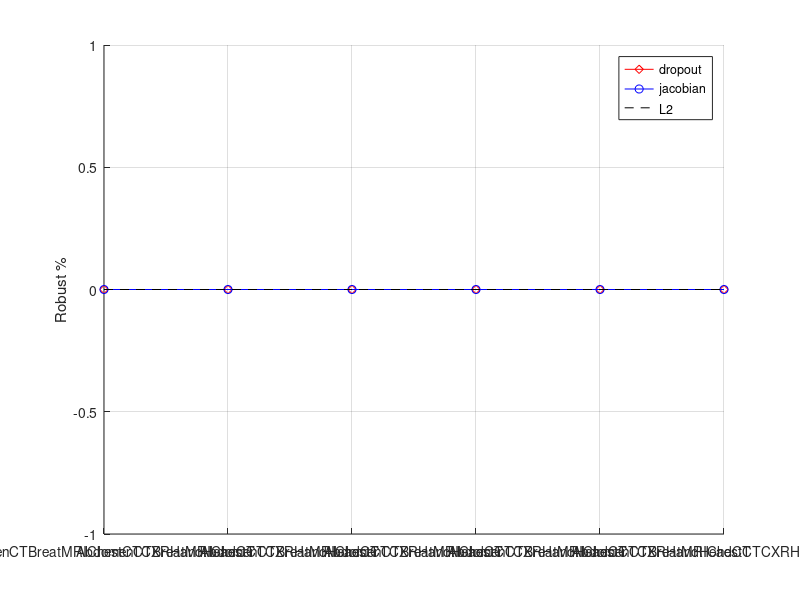
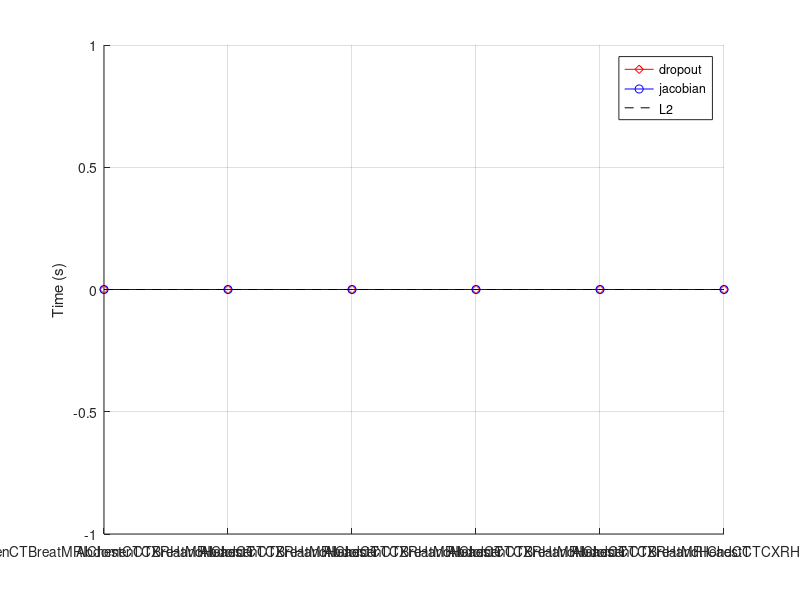
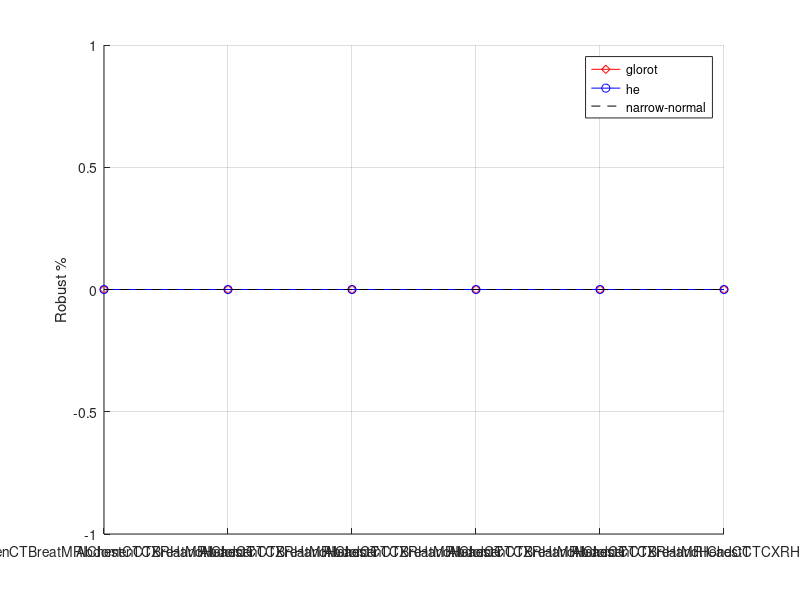
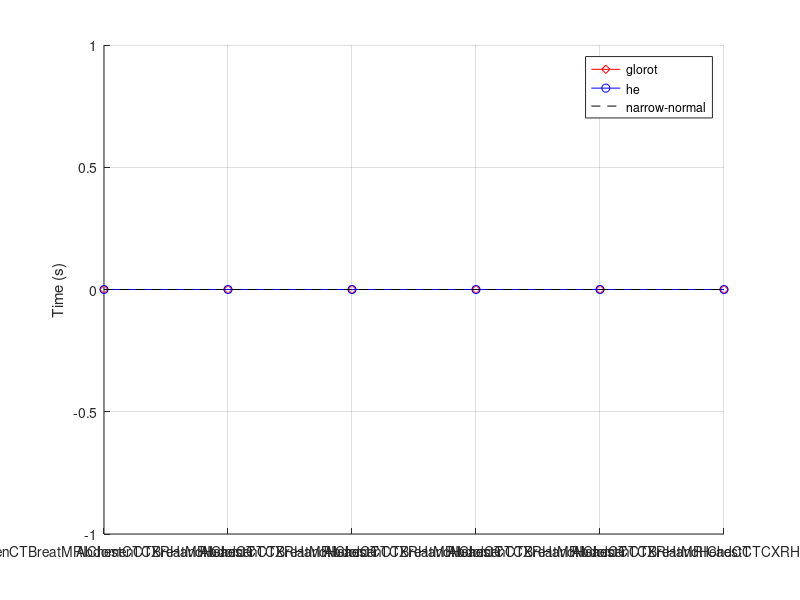

The MATLAB source for these figures, in order:
%% Process results
results_folder = dir('results');

% N = 45;

% first load all results
N = length(results_folder)-2;
allRes = cell(N,2);

for i=3:N+2
    ind_res = load(['results', filesep, results_folder(i).name]);
    allRes{i-2,1} = ind_res.res;
    allRes{i-2,2} = results_folder(i).name;
end

%% Analysis per class

% res indexes per class
abdomen = 1:50;
breast  = 51:100;
chest   = 101:150;
cxr     = 151:200;
hand    = 201:250;
head    = 251:300;

classes = [abdomen; breast; chest; cxr; hand; head];
numClasses = 6;
classRes = zeros(numClasses,4);

% Process results per class
for c = 1:numClasses
    idxs = classes(c,:);
    Rob = 0; Unk = 0; Norob = 0; Avgtime = 0;
    for i=1:N
        [rob, unk, norob, time] = process_model_res(allRes{i,1}, idxs);
        Rob = Rob + rob; Unk = Unk + unk; 
        Norob = Norob + norob; Avgtime = Avgtime + time;
    end
    Avgtime = Avgtime/N;
    classRes(c,:) = [Rob, Unk, Norob, Avgtime];
end

%% Analysis per regularizer

regs = ["dropout", "jacobian", "l2"];
Nregs = length(regs);
regRes = zeros(Nregs,4); % dropout, jacobian, l2
idxs = 1:300; % all indexes for the rest of the results

for r = 1:Nregs
    Rob = 0; Unk = 0; Norob = 0; Avgtime = 0;
    count = 0;
    for i=1:N
        if contains(allRes{i,2}, regs(r))
            [rob, unk, norob, time] = process_model_res(allRes{i,1}, idxs);
            Rob = Rob + rob; Unk = Unk + unk; 
            Norob = Norob + norob; Avgtime = Avgtime + time;
            count = count + 1;
        end
    end
    Avgtime = Avgtime/count;
    regRes(r,:) = [Rob, Unk, Norob, Avgtime];
end

%% Analysis per initialization scheme

inits = ["glorot", "he", "narrow"]; 
Ninits = length(inits);
initRes = zeros(Ninits,4);
idxs = 1:300; % all indexes for the rest of the results

for r = 1:Ninits
    Rob = 0; Unk = 0; Norob = 0; Avgtime = 0;
    count = 0;
    for i=1:N
        if contains(allRes{i,2}, inits(r))
            [rob, unk, norob, time] = process_model_res(allRes{i,1}, idxs);
            Rob = Rob + rob; Unk = Unk + unk; 
            Norob = Norob + norob; Avgtime = Avgtime + time;
            count = count + 1;
        end
    end
    Avgtime = Avgtime/count;
    initRes(r,:) = [Rob, Unk, Norob, Avgtime];
end

%% Analysis per seed (0,1,2,3,4)

seeds = ["0", "1", "2", "3", "4"]; 
Nseeds = length(seeds);
seedRes = zeros(Nseeds,4);
idxs = 1:300; % all indexes for the rest of the results

for i=1:N
    loc_seed = mod(i,5);
    if loc_seed == 0
        loc_seed = 5;
    end
    [rob, unk, norob, time] = process_model_res(allRes{i,1}, idxs);
    seedRes(loc_seed, 1) = seedRes(loc_seed, 1)  + rob/2700; % 9 (3 init x 3 reg) * 300 (images) = 2700
    seedRes(loc_seed, 2) = seedRes(loc_seed, 2)  + unk/2700;
    seedRes(loc_seed, 3) = seedRes(loc_seed, 3)  + norob/2700;
    seedRes(loc_seed, 4) = seedRes(loc_seed, 4)  + time/9;
end


%% Analysis per reg, per init (3 x 3)

% Order:
% dropout (glorot -> he -> narrow) -> jacobian (glorot -> he -> narrow) -> L2 (glorot -> he -> narrow)

regInitRes = zeros(Ninits*Nregs,4);
idxs = 1:300; % all indexes for the rest of the results

for i=1:N
    combo = ceil(i/5);
    [rob, unk, norob, time] = process_model_res(allRes{i,1}, idxs);
    regInitRes(combo,1) = regInitRes(combo,1) + rob; % robust
    regInitRes(combo,2) = regInitRes(combo,2) + unk; % unknown
    regInitRes(combo,3) = regInitRes(combo,3) + norob; % not robust
    regInitRes(combo,4) = regInitRes(combo,4) + time; % computation time
end
regInitRes(:,4) = regInitRes(:,4)/5; % 5 = number of models per combo


%% Analysis per reg per class

% Order:
% dropout (1,2,3,4,5,6) -> jacobian (1,2,3,4,5,6) -> L2 (1,2,3,4,5,6)

regClassRes = zeros(numClasses*Nregs,4);

% Process results per class
for c = 1:numClasses
    idxs = classes(c,:);
    for i=1:N
        [rob, unk, norob, time] = process_model_res(allRes{i,1}, idxs);
        if contains(allRes{i,2}, "dropout")
            regClassRes(c,1) = regClassRes(c,1) + rob;
            regClassRes(c,2) = regClassRes(c,2) + unk;
            regClassRes(c,3) = regClassRes(c,3) + norob;
            regClassRes(c,4) = regClassRes(c,4) + time;
        elseif contains(allRes{i,2}, "jacobian")
            regClassRes(c+6,1) = regClassRes(c+6,1) + rob;
            regClassRes(c+6,2) = regClassRes(c+6,2) + unk;
            regClassRes(c+6,3) = regClassRes(c+6,3) + norob;
            regClassRes(c+6,4) = regClassRes(c+6,4) + time;
        else % L2
            regClassRes(c+12,1) = regClassRes(c+12,1) + rob;
            regClassRes(c+12,2) = regClassRes(c+12,2) + unk;
            regClassRes(c+12,3) = regClassRes(c+12,3) + norob;
            regClassRes(c+12,4) = regClassRes(c+12,4) + time;
        end
    end
end
regClassRes(:,4) = regClassRes(:,4)/15; % (5 models per init, so 15 models total)


%% Analysis per reg per init per class

regInitClassRes = zeros(numClasses*Nregs*Ninits,4);
% dropout (1 to 18)
% jacobian (19 to 36)
% l2 (37 to 54)

for i=1:N
    combo = floor((i-1)/5);
    for c = 1:numClasses
        idxs = classes(c,:);
        [rob, unk, norob, time] = process_model_res(allRes{i,1}, idxs);
        regInitClassRes(combo*6+c,1) = regInitClassRes(combo*6+c,1) + rob; % robust
        regInitClassRes(combo*6+c,2) = regInitClassRes(combo*6+c,2) + unk; % unknown
        regInitClassRes(combo*6+c,3) = regInitClassRes(combo*6+c,3) + norob; % not robust
        regInitClassRes(combo*6+c,4) = regInitClassRes(combo*6+c,4) + time; % computation time
    end
end
regInitClassRes(:,4) = regInitClassRes(:,4)/5; % 5 = number of models per combo

classNames = ["AbdomenCT", "BreatMRI", "ChestCT", "CXR", "Hand", "HeadCT"];


%% Visualize results


%% Compare regularization vs classes

dropout_class = regInitClassRes(1:6,:) + regInitClassRes(7:12,:) + regInitClassRes(13:18,:);
dropout_class(:,4) = dropout_class(:,4)/3; % compute average time
dropout_class(:,1:3) = dropout_class(:,1:3)/900; % total number of instances (plot as percentage)
jacobian_class = regInitClassRes(19:24,:) + regInitClassRes(25:30,:) + regInitClassRes(31:36,:);
jacobian_class(:,4) = jacobian_class(:,4)/3;
jacobian_class(:,1:3) = jacobian_class(:,1:3)/900; % total number of instances (plot as percentage)
l2_class= regInitClassRes(37:42,:) + regInitClassRes(43:48,:) + regInitClassRes(49:54,:);
l2_class(:,4) = l2_class(:,4)/3;
l2_class(:,1:3) = l2_class(:,1:3)/900; % total number of instances (plot as percentage)

% Create figure
figure;
grid;hold on;
plot(1:6, dropout_class(:,1),'r-d');
plot(1:6, jacobian_class(:,1),'b-o');
plot(1:6, l2_class(:,1),'k--');
set(gca, 'xtick', 1:6)
set(gca, 'xticklabel', classNames);
% set(gca, "YTick", 0.9:0.01:1);
% ylim([0.925, 1.005])
ylabel("Robust %");
legend('dropout','jacobian', 'L2', 'Location','best');
exportgraphics(gca, "plots/regRes_vs_class.pdf",'ContentType','vector');

% Create figure
figure;
grid;hold on;
plot(1:6, dropout_class(:,4),'r-d');
plot(1:6, jacobian_class(:,4),'b-o');
plot(1:6, l2_class(:,4),'k--');
set(gca, 'xtick', 1:6)
set(gca, 'xticklabel', classNames);
ylabel("Time (s)")
legend('dropout','jacobian', 'L2', 'Location','best');
exportgraphics(gca, "plots/regTime_vs_class.pdf",'ContentType','vector');


%% Compare initializers vs classes 

glorot_class = regInitClassRes(1:6,:) + regInitClassRes(19:24,:) + regInitClassRes(37:42,:);
glorot_class(:,4) = glorot_class(:,4)/15; % compute average time
glorot_class(:,1:3) = glorot_class(:,1:3)/900; % total number of instanes (plot as percentage)
he_class = regInitClassRes(7:12,:) + regInitClassRes(25:30,:) + regInitClassRes(43:48,:) ;
he_class(:,4) = he_class(:,4)/15;
he_class(:,1:3) = he_class(:,1:3)/900; % total number of instanes (plot as percentage)
narrow_class = regInitClassRes(13:18,:) + regInitClassRes(31:36,:) + regInitClassRes(49:54,:);
narrow_class(:,4) = narrow_class(:,4)/15;
narrow_class(:,1:3) = narrow_class(:,1:3)/900; % total number of instanes (plot as percentage)

% Create figure
figure;
grid;hold on;
plot(1:6, glorot_class(:,1),'r-d');
plot(1:6, he_class(:,1),'b-o');
plot(1:6, narrow_class(:,1),'k--');
set(gca, 'xtick', 1:6)
set(gca, 'xticklabel', classNames);
% set(gca, "YTick", 0.9:0.01:1);
% ylim([0.925, 1.005])
ylabel("Robust %");
legend('glorot','he', 'narrow-normal', 'Location','best');
exportgraphics(gca, "plots/initRes_vs_class.pdf",'ContentType','vector');

% Create figure
figure;
grid;hold on;
plot(1:6, glorot_class(:,4),'r-d');
plot(1:6, he_class(:,4),'b-o');
plot(1:6, narrow_class(:,4),'k--');
set(gca, 'xtick', 1:6)
set(gca, 'xticklabel', classNames);
ylabel("Time (s)")
legend('glorot','he', 'narrow-normal', 'Location','best');
exportgraphics(gca, "plots/initTime_vs_class.pdf",'ContentType','vector');

%% Compare combinations vs classes 

% Create figure
figure;
grid;hold on;
plot(1:6, regInitClassRes(1:6,1)/250,'--d', 'Color', "#A2142F");
plot(1:6, regInitClassRes(7:12,1)/250,'b-o');
plot(1:6, regInitClassRes(13:18,1)/250,'k--.');
plot(1:6, regInitClassRes(19:24,1)/250,'m-x');
plot(1:6, regInitClassRes(25:30,1)/250,'-v', 'Color', "#EDB120");
plot(1:6, regInitClassRes(31:36,1)/250,'--', 'Color','#808080');
plot(1:6, regInitClassRes(37:42,1)/250,'->', 'Color', "#D95319");
plot(1:6, regInitClassRes(43:48,1)/250,'-s', 'Color', "#7E2F8E");
plot(1:6, regInitClassRes(49:54,1)/250,'--+', 'Color', "#77AC30");
set(gca, 'xtick', 1:6)
set(gca, 'xticklabel', classNames);
% set(gca, "YTick", 0.9:0.01:1);
% ylim([0.925, 1.005])
ylabel("Robust %");
legend('dropout_G','dropout_H', 'dropout_N', 'jacobian_G','jacobian_H',...
    'jacobian_N', 'L2_G','L2_H', 'L2_N', 'Location','best');
exportgraphics(gca, "plots/comboRes_vs_class.pdf",'ContentType','vector');

% Create figure
figure;
grid; hold on;
plot(1:6, regInitClassRes(1:6,4),'--d', 'Color', "#A2142F");
plot(1:6, regInitClassRes(7:12,4),'b-o');
plot(1:6, regInitClassRes(13:18,4),'k--.');
plot(1:6, regInitClassRes(19:24,4),'m-x');
plot(1:6, regInitClassRes(25:30,4),'-v', 'Color', "#EDB120");
plot(1:6, regInitClassRes(31:36,4),'--', 'Color','#808080');
plot(1:6, regInitClassRes(37:42,4),'->', 'Color', "#D95319");
plot(1:6, regInitClassRes(43:48,4),'-s', 'Color', "#7E2F8E");
plot(1:6, regInitClassRes(49:54,4),'--+', 'Color', "#77AC30");
set(gca, 'xtick', 1:6)
set(gca, 'xticklabel', classNames);
ylabel("Time (s)")
legend('dropout_G','dropout_H', 'dropout_N', 'jacobian_G','jacobian_H',...
    'jacobian_N', 'L2_G','L2_H', 'L2_N', 'Location','best');
exportgraphics(gca, "plots/comboTime_vs_class.pdf",'ContentType','vector');

%% Helper functions

% Process results per model
function [rob, unk, norob, avg_time] = process_model_res(res, idxs)
    rob   = sum(res(idxs,1) == 1);
    unk   = sum(res(idxs,1) == 2);
    norob = sum(res(idxs,1) == 0);
    avg_time = sum(res(idxs,2))/length(idxs);
end

